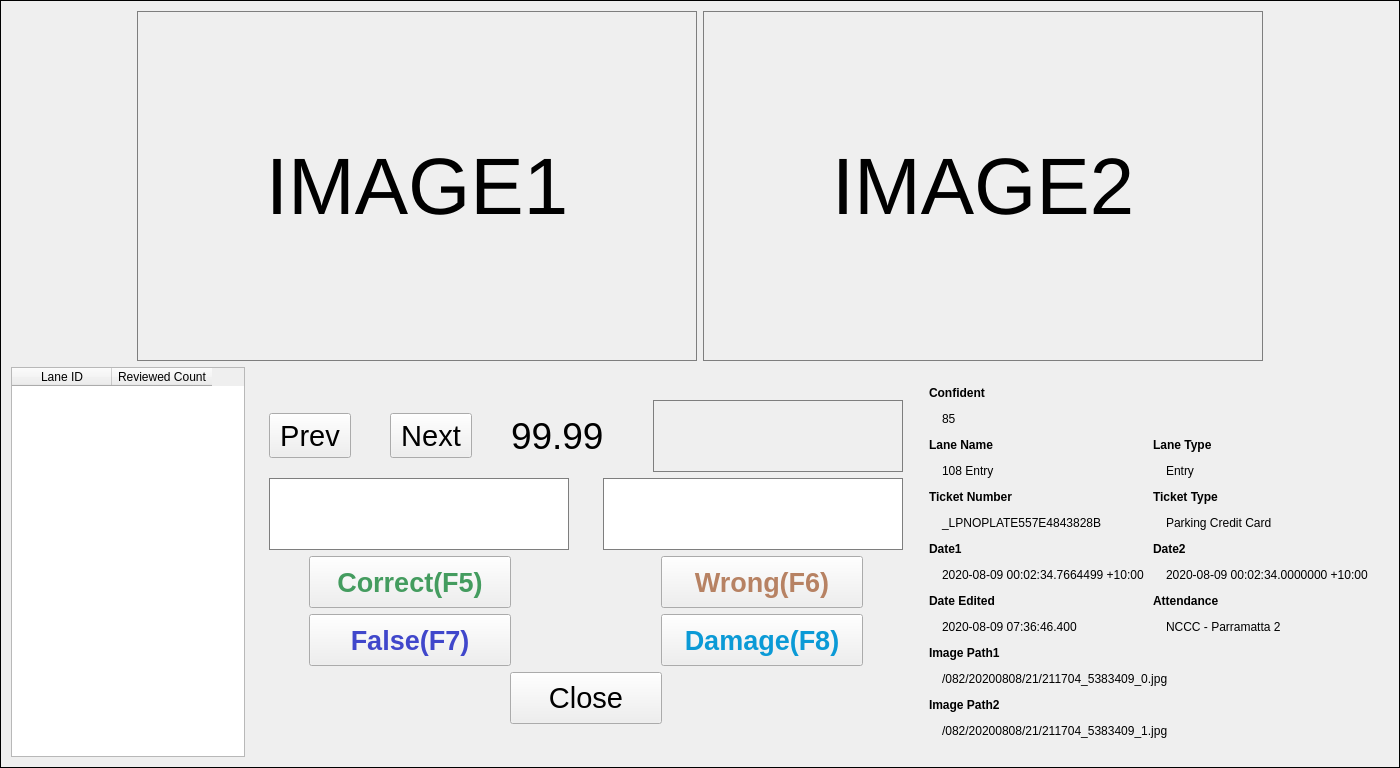
<?xml version="1.0" encoding="UTF-8"?>
<ui version="4.0">
 <class>Form</class>
 <widget class="QWidget" name="Form">
  <property name="geometry">
   <rect>
    <x>0</x>
    <y>0</y>
    <width>1400</width>
    <height>768</height>
   </rect>
  </property>
  <property name="minimumSize">
   <size>
    <width>1400</width>
    <height>768</height>
   </size>
  </property>
  <property name="windowTitle">
   <string>Form</string>
  </property>
  <property name="styleSheet">
   <string notr="true">QLabel#lblTicketNo,#lblTicketType, #lblDate1, #lblDate2, #lblConfident, #lblLaneName, #lblLaneType, #lblDate3, #lblAttendance, #lblImagePath, #lblImagePath2 {
padding-left: 10px;
}
QWidget#Form {
border: 1px solid black;
}</string>
  </property>
  <layout class="QVBoxLayout" name="verticalLayout_2">
   <item>
    <layout class="QHBoxLayout" name="horizontalLayout_2">
     <item>
      <spacer name="horizontalSpacer_13">
       <property name="orientation">
        <enum>Qt::Horizontal</enum>
       </property>
       <property name="sizeHint" stdset="0">
        <size>
         <width>40</width>
         <height>20</height>
        </size>
       </property>
      </spacer>
     </item>
     <item>
      <widget class="QLabel" name="lblImage1">
       <property name="minimumSize">
        <size>
         <width>560</width>
         <height>350</height>
        </size>
       </property>
       <property name="maximumSize">
        <size>
         <width>560</width>
         <height>350</height>
        </size>
       </property>
       <property name="font">
        <font>
         <pointsize>60</pointsize>
        </font>
       </property>
       <property name="styleSheet">
        <string notr="true">border: 1px solid rgb(126, 126, 126)</string>
       </property>
       <property name="text">
        <string>IMAGE1</string>
       </property>
       <property name="alignment">
        <set>Qt::AlignCenter</set>
       </property>
      </widget>
     </item>
     <item>
      <widget class="QLabel" name="lblImage2">
       <property name="minimumSize">
        <size>
         <width>560</width>
         <height>350</height>
        </size>
       </property>
       <property name="maximumSize">
        <size>
         <width>560</width>
         <height>350</height>
        </size>
       </property>
       <property name="font">
        <font>
         <pointsize>60</pointsize>
        </font>
       </property>
       <property name="styleSheet">
        <string notr="true">border: 1px solid rgb(126, 126, 126)</string>
       </property>
       <property name="text">
        <string>IMAGE2</string>
       </property>
       <property name="alignment">
        <set>Qt::AlignCenter</set>
       </property>
      </widget>
     </item>
     <item>
      <spacer name="horizontalSpacer_14">
       <property name="orientation">
        <enum>Qt::Horizontal</enum>
       </property>
       <property name="sizeHint" stdset="0">
        <size>
         <width>40</width>
         <height>20</height>
        </size>
       </property>
      </spacer>
     </item>
    </layout>
   </item>
   <item>
    <layout class="QHBoxLayout" name="horizontalLayout_6">
     <item>
      <widget class="QTableWidget" name="lanetable">
       <property name="minimumSize">
        <size>
         <width>200</width>
         <height>0</height>
        </size>
       </property>
       <property name="selectionMode">
        <enum>QAbstractItemView::SingleSelection</enum>
       </property>
       <property name="selectionBehavior">
        <enum>QAbstractItemView::SelectRows</enum>
       </property>
       <property name="sortingEnabled">
        <bool>true</bool>
       </property>
       <column>
        <property name="text">
         <string>Lane ID</string>
        </property>
       </column>
       <column>
        <property name="text">
         <string>Reviewed Count</string>
        </property>
       </column>
      </widget>
     </item>
     <item>
      <spacer name="horizontalSpacer_12">
       <property name="orientation">
        <enum>Qt::Horizontal</enum>
       </property>
       <property name="sizeHint" stdset="0">
        <size>
         <width>40</width>
         <height>20</height>
        </size>
       </property>
      </spacer>
     </item>
     <item>
      <layout class="QVBoxLayout" name="verticalLayout">
       <item>
        <spacer name="verticalSpacer_2">
         <property name="orientation">
          <enum>Qt::Vertical</enum>
         </property>
         <property name="sizeHint" stdset="0">
          <size>
           <width>20</width>
           <height>40</height>
          </size>
         </property>
        </spacer>
       </item>
       <item>
        <layout class="QHBoxLayout" name="horizontalLayout">
         <item>
          <widget class="QPushButton" name="btnPrev">
           <property name="minimumSize">
            <size>
             <width>82</width>
             <height>45</height>
            </size>
           </property>
           <property name="maximumSize">
            <size>
             <width>82</width>
             <height>45</height>
            </size>
           </property>
           <property name="font">
            <font>
             <pointsize>22</pointsize>
            </font>
           </property>
           <property name="text">
            <string>Prev</string>
           </property>
           <property name="shortcut">
            <string>Left</string>
           </property>
          </widget>
         </item>
         <item>
          <spacer name="horizontalSpacer">
           <property name="orientation">
            <enum>Qt::Horizontal</enum>
           </property>
           <property name="sizeType">
            <enum>QSizePolicy::Maximum</enum>
           </property>
           <property name="sizeHint" stdset="0">
            <size>
             <width>40</width>
             <height>20</height>
            </size>
           </property>
          </spacer>
         </item>
         <item>
          <widget class="QPushButton" name="btnNext">
           <property name="minimumSize">
            <size>
             <width>82</width>
             <height>45</height>
            </size>
           </property>
           <property name="maximumSize">
            <size>
             <width>82</width>
             <height>45</height>
            </size>
           </property>
           <property name="font">
            <font>
             <pointsize>22</pointsize>
            </font>
           </property>
           <property name="text">
            <string>Next</string>
           </property>
           <property name="shortcut">
            <string>Right</string>
           </property>
          </widget>
         </item>
         <item>
          <spacer name="horizontalSpacer_17">
           <property name="orientation">
            <enum>Qt::Horizontal</enum>
           </property>
           <property name="sizeHint" stdset="0">
            <size>
             <width>40</width>
             <height>20</height>
            </size>
           </property>
          </spacer>
         </item>
         <item>
          <widget class="QLabel" name="lblLaneID">
           <property name="font">
            <font>
             <pointsize>28</pointsize>
            </font>
           </property>
           <property name="text">
            <string>99.99</string>
           </property>
          </widget>
         </item>
         <item>
          <spacer name="horizontalSpacer_4">
           <property name="orientation">
            <enum>Qt::Horizontal</enum>
           </property>
           <property name="sizeType">
            <enum>QSizePolicy::Expanding</enum>
           </property>
           <property name="sizeHint" stdset="0">
            <size>
             <width>50</width>
             <height>20</height>
            </size>
           </property>
          </spacer>
         </item>
         <item>
          <widget class="QLabel" name="lblReview">
           <property name="minimumSize">
            <size>
             <width>250</width>
             <height>72</height>
            </size>
           </property>
           <property name="maximumSize">
            <size>
             <width>250</width>
             <height>72</height>
            </size>
           </property>
           <property name="font">
            <font>
             <pointsize>28</pointsize>
            </font>
           </property>
           <property name="styleSheet">
            <string notr="true">border: 1px solid rgb(126, 126, 126)</string>
           </property>
           <property name="text">
            <string/>
           </property>
           <property name="alignment">
            <set>Qt::AlignCenter</set>
           </property>
          </widget>
         </item>
        </layout>
       </item>
       <item>
        <layout class="QHBoxLayout" name="horizontalLayout_5">
         <item>
          <widget class="QLabel" name="lblNewPlate">
           <property name="minimumSize">
            <size>
             <width>300</width>
             <height>72</height>
            </size>
           </property>
           <property name="maximumSize">
            <size>
             <width>300</width>
             <height>72</height>
            </size>
           </property>
           <property name="font">
            <font>
             <pointsize>28</pointsize>
            </font>
           </property>
           <property name="styleSheet">
            <string notr="true">border: 1px solid rgb(126, 126, 126);
background: white;</string>
           </property>
           <property name="text">
            <string/>
           </property>
           <property name="alignment">
            <set>Qt::AlignCenter</set>
           </property>
          </widget>
         </item>
         <item>
          <spacer name="horizontalSpacer_5">
           <property name="orientation">
            <enum>Qt::Horizontal</enum>
           </property>
           <property name="sizeType">
            <enum>QSizePolicy::Maximum</enum>
           </property>
           <property name="sizeHint" stdset="0">
            <size>
             <width>40</width>
             <height>20</height>
            </size>
           </property>
          </spacer>
         </item>
         <item>
          <widget class="QLabel" name="lblResult">
           <property name="minimumSize">
            <size>
             <width>300</width>
             <height>72</height>
            </size>
           </property>
           <property name="maximumSize">
            <size>
             <width>300</width>
             <height>72</height>
            </size>
           </property>
           <property name="font">
            <font>
             <pointsize>28</pointsize>
            </font>
           </property>
           <property name="styleSheet">
            <string notr="true">border: 1px solid rgb(126, 126, 126);
background: white;</string>
           </property>
           <property name="text">
            <string/>
           </property>
           <property name="alignment">
            <set>Qt::AlignCenter</set>
           </property>
          </widget>
         </item>
        </layout>
       </item>
       <item>
        <layout class="QHBoxLayout" name="horizontalLayout_3">
         <item>
          <spacer name="horizontalSpacer_6">
           <property name="orientation">
            <enum>Qt::Horizontal</enum>
           </property>
           <property name="sizeType">
            <enum>QSizePolicy::Fixed</enum>
           </property>
           <property name="sizeHint" stdset="0">
            <size>
             <width>40</width>
             <height>20</height>
            </size>
           </property>
          </spacer>
         </item>
         <item>
          <widget class="QPushButton" name="btnSetValue1">
           <property name="minimumSize">
            <size>
             <width>202</width>
             <height>52</height>
            </size>
           </property>
           <property name="maximumSize">
            <size>
             <width>152</width>
             <height>52</height>
            </size>
           </property>
           <property name="font">
            <font>
             <pointsize>20</pointsize>
             <weight>75</weight>
             <bold>true</bold>
            </font>
           </property>
           <property name="styleSheet">
            <string notr="true">color: rgb(68, 156, 95);</string>
           </property>
           <property name="text">
            <string>Correct(F5)</string>
           </property>
           <property name="shortcut">
            <string>F5</string>
           </property>
          </widget>
         </item>
         <item>
          <spacer name="horizontalSpacer_2">
           <property name="orientation">
            <enum>Qt::Horizontal</enum>
           </property>
           <property name="sizeHint" stdset="0">
            <size>
             <width>40</width>
             <height>20</height>
            </size>
           </property>
          </spacer>
         </item>
         <item>
          <widget class="QPushButton" name="btnSetValue2">
           <property name="minimumSize">
            <size>
             <width>202</width>
             <height>52</height>
            </size>
           </property>
           <property name="maximumSize">
            <size>
             <width>152</width>
             <height>52</height>
            </size>
           </property>
           <property name="font">
            <font>
             <pointsize>20</pointsize>
             <weight>75</weight>
             <bold>true</bold>
            </font>
           </property>
           <property name="styleSheet">
            <string notr="true">color: rgb(183, 130, 99);</string>
           </property>
           <property name="text">
            <string>Wrong(F6)</string>
           </property>
           <property name="shortcut">
            <string>F6</string>
           </property>
          </widget>
         </item>
         <item>
          <spacer name="horizontalSpacer_7">
           <property name="orientation">
            <enum>Qt::Horizontal</enum>
           </property>
           <property name="sizeType">
            <enum>QSizePolicy::Fixed</enum>
           </property>
           <property name="sizeHint" stdset="0">
            <size>
             <width>40</width>
             <height>20</height>
            </size>
           </property>
          </spacer>
         </item>
        </layout>
       </item>
       <item>
        <layout class="QHBoxLayout" name="horizontalLayout_4">
         <item>
          <spacer name="horizontalSpacer_8">
           <property name="orientation">
            <enum>Qt::Horizontal</enum>
           </property>
           <property name="sizeType">
            <enum>QSizePolicy::Fixed</enum>
           </property>
           <property name="sizeHint" stdset="0">
            <size>
             <width>40</width>
             <height>20</height>
            </size>
           </property>
          </spacer>
         </item>
         <item>
          <widget class="QPushButton" name="btnSetValue3">
           <property name="minimumSize">
            <size>
             <width>202</width>
             <height>52</height>
            </size>
           </property>
           <property name="maximumSize">
            <size>
             <width>152</width>
             <height>52</height>
            </size>
           </property>
           <property name="font">
            <font>
             <pointsize>20</pointsize>
             <weight>75</weight>
             <bold>true</bold>
            </font>
           </property>
           <property name="styleSheet">
            <string notr="true">color: rgb(64, 71, 203);</string>
           </property>
           <property name="text">
            <string>False(F7)</string>
           </property>
           <property name="shortcut">
            <string>F7</string>
           </property>
          </widget>
         </item>
         <item>
          <spacer name="horizontalSpacer_3">
           <property name="orientation">
            <enum>Qt::Horizontal</enum>
           </property>
           <property name="sizeHint" stdset="0">
            <size>
             <width>40</width>
             <height>20</height>
            </size>
           </property>
          </spacer>
         </item>
         <item>
          <widget class="QPushButton" name="btnSetValue4">
           <property name="minimumSize">
            <size>
             <width>202</width>
             <height>52</height>
            </size>
           </property>
           <property name="maximumSize">
            <size>
             <width>152</width>
             <height>52</height>
            </size>
           </property>
           <property name="font">
            <font>
             <pointsize>20</pointsize>
             <weight>75</weight>
             <bold>true</bold>
            </font>
           </property>
           <property name="styleSheet">
            <string notr="true">color: rgb(11, 154, 214)</string>
           </property>
           <property name="text">
            <string>Damage(F8)</string>
           </property>
           <property name="shortcut">
            <string>F8</string>
           </property>
          </widget>
         </item>
         <item>
          <spacer name="horizontalSpacer_9">
           <property name="orientation">
            <enum>Qt::Horizontal</enum>
           </property>
           <property name="sizeType">
            <enum>QSizePolicy::Fixed</enum>
           </property>
           <property name="sizeHint" stdset="0">
            <size>
             <width>40</width>
             <height>20</height>
            </size>
           </property>
          </spacer>
         </item>
        </layout>
       </item>
       <item>
        <layout class="QHBoxLayout" name="horizontalLayout_8">
         <item>
          <spacer name="horizontalSpacer_15">
           <property name="orientation">
            <enum>Qt::Horizontal</enum>
           </property>
           <property name="sizeHint" stdset="0">
            <size>
             <width>40</width>
             <height>20</height>
            </size>
           </property>
          </spacer>
         </item>
         <item>
          <widget class="QPushButton" name="btnClose">
           <property name="minimumSize">
            <size>
             <width>152</width>
             <height>52</height>
            </size>
           </property>
           <property name="font">
            <font>
             <pointsize>22</pointsize>
            </font>
           </property>
           <property name="text">
            <string>Close</string>
           </property>
          </widget>
         </item>
         <item>
          <spacer name="horizontalSpacer_16">
           <property name="orientation">
            <enum>Qt::Horizontal</enum>
           </property>
           <property name="sizeHint" stdset="0">
            <size>
             <width>40</width>
             <height>20</height>
            </size>
           </property>
          </spacer>
         </item>
        </layout>
       </item>
       <item>
        <spacer name="verticalSpacer_3">
         <property name="orientation">
          <enum>Qt::Vertical</enum>
         </property>
         <property name="sizeHint" stdset="0">
          <size>
           <width>20</width>
           <height>40</height>
          </size>
         </property>
        </spacer>
       </item>
      </layout>
     </item>
     <item>
      <spacer name="horizontalSpacer_10">
       <property name="orientation">
        <enum>Qt::Horizontal</enum>
       </property>
       <property name="sizeType">
        <enum>QSizePolicy::Fixed</enum>
       </property>
       <property name="sizeHint" stdset="0">
        <size>
         <width>20</width>
         <height>20</height>
        </size>
       </property>
      </spacer>
     </item>
     <item>
      <layout class="QGridLayout" name="gridLayout" rowstretch="0,0,0,0,0,0,0,0,0,0,0,0,0,0,0,0">
       <item row="7" column="0">
        <widget class="QLabel" name="label_5">
         <property name="minimumSize">
          <size>
           <width>0</width>
           <height>20</height>
          </size>
         </property>
         <property name="font">
          <font>
           <weight>75</weight>
           <bold>true</bold>
          </font>
         </property>
         <property name="text">
          <string>Date1</string>
         </property>
        </widget>
       </item>
       <item row="11" column="0" colspan="2">
        <widget class="QLabel" name="label_12">
         <property name="minimumSize">
          <size>
           <width>0</width>
           <height>20</height>
          </size>
         </property>
         <property name="font">
          <font>
           <weight>75</weight>
           <bold>true</bold>
          </font>
         </property>
         <property name="text">
          <string>Image Path1</string>
         </property>
        </widget>
       </item>
       <item row="7" column="1">
        <widget class="QLabel" name="label_6">
         <property name="minimumSize">
          <size>
           <width>0</width>
           <height>20</height>
          </size>
         </property>
         <property name="font">
          <font>
           <weight>75</weight>
           <bold>true</bold>
          </font>
         </property>
         <property name="text">
          <string>Date2</string>
         </property>
        </widget>
       </item>
       <item row="1" column="0">
        <widget class="QLabel" name="label_2">
         <property name="minimumSize">
          <size>
           <width>0</width>
           <height>20</height>
          </size>
         </property>
         <property name="font">
          <font>
           <weight>75</weight>
           <bold>true</bold>
          </font>
         </property>
         <property name="text">
          <string>Confident</string>
         </property>
        </widget>
       </item>
       <item row="10" column="1">
        <widget class="QLabel" name="lblAttendance">
         <property name="minimumSize">
          <size>
           <width>0</width>
           <height>20</height>
          </size>
         </property>
         <property name="text">
          <string>NCCC - Parramatta 2</string>
         </property>
        </widget>
       </item>
       <item row="4" column="1">
        <widget class="QLabel" name="lblLaneType">
         <property name="minimumSize">
          <size>
           <width>0</width>
           <height>20</height>
          </size>
         </property>
         <property name="text">
          <string>Entry</string>
         </property>
        </widget>
       </item>
       <item row="5" column="1">
        <widget class="QLabel" name="label_3">
         <property name="minimumSize">
          <size>
           <width>0</width>
           <height>20</height>
          </size>
         </property>
         <property name="font">
          <font>
           <weight>75</weight>
           <bold>true</bold>
          </font>
         </property>
         <property name="text">
          <string>Ticket Type</string>
         </property>
        </widget>
       </item>
       <item row="8" column="0">
        <widget class="QLabel" name="lblDate1">
         <property name="minimumSize">
          <size>
           <width>0</width>
           <height>20</height>
          </size>
         </property>
         <property name="styleSheet">
          <string notr="true"/>
         </property>
         <property name="text">
          <string>2020-08-09 00:02:34.7664499 +10:00</string>
         </property>
        </widget>
       </item>
       <item row="8" column="1">
        <widget class="QLabel" name="lblDate2">
         <property name="minimumSize">
          <size>
           <width>0</width>
           <height>20</height>
          </size>
         </property>
         <property name="styleSheet">
          <string notr="true"/>
         </property>
         <property name="text">
          <string>2020-08-09 00:02:34.0000000 +10:00</string>
         </property>
        </widget>
       </item>
       <item row="9" column="1">
        <widget class="QLabel" name="label_9">
         <property name="minimumSize">
          <size>
           <width>0</width>
           <height>20</height>
          </size>
         </property>
         <property name="font">
          <font>
           <weight>75</weight>
           <bold>true</bold>
          </font>
         </property>
         <property name="text">
          <string>Attendance</string>
         </property>
        </widget>
       </item>
       <item row="9" column="0">
        <widget class="QLabel" name="label_8">
         <property name="minimumSize">
          <size>
           <width>0</width>
           <height>20</height>
          </size>
         </property>
         <property name="font">
          <font>
           <weight>75</weight>
           <bold>true</bold>
          </font>
         </property>
         <property name="text">
          <string>Date Edited</string>
         </property>
        </widget>
       </item>
       <item row="10" column="0">
        <widget class="QLabel" name="lblDate3">
         <property name="minimumSize">
          <size>
           <width>0</width>
           <height>20</height>
          </size>
         </property>
         <property name="text">
          <string>2020-08-09 07:36:46.400</string>
         </property>
        </widget>
       </item>
       <item row="6" column="0">
        <widget class="QLabel" name="lblTicketNo">
         <property name="minimumSize">
          <size>
           <width>0</width>
           <height>20</height>
          </size>
         </property>
         <property name="styleSheet">
          <string notr="true"/>
         </property>
         <property name="text">
          <string>_LPNOPLATE557E4843828B</string>
         </property>
        </widget>
       </item>
       <item row="4" column="0">
        <widget class="QLabel" name="lblLaneName">
         <property name="minimumSize">
          <size>
           <width>0</width>
           <height>20</height>
          </size>
         </property>
         <property name="text">
          <string>108 Entry</string>
         </property>
        </widget>
       </item>
       <item row="3" column="1">
        <widget class="QLabel" name="label_7">
         <property name="minimumSize">
          <size>
           <width>0</width>
           <height>20</height>
          </size>
         </property>
         <property name="font">
          <font>
           <weight>75</weight>
           <bold>true</bold>
          </font>
         </property>
         <property name="text">
          <string>Lane Type</string>
         </property>
        </widget>
       </item>
       <item row="12" column="0" colspan="2">
        <widget class="QLabel" name="lblImagePath">
         <property name="minimumSize">
          <size>
           <width>0</width>
           <height>20</height>
          </size>
         </property>
         <property name="text">
          <string>/082/20200808/21/211704_5383409_0.jpg</string>
         </property>
        </widget>
       </item>
       <item row="6" column="1">
        <widget class="QLabel" name="lblTicketType">
         <property name="minimumSize">
          <size>
           <width>0</width>
           <height>20</height>
          </size>
         </property>
         <property name="styleSheet">
          <string notr="true"/>
         </property>
         <property name="text">
          <string>Parking Credit Card</string>
         </property>
        </widget>
       </item>
       <item row="5" column="0">
        <widget class="QLabel" name="label">
         <property name="minimumSize">
          <size>
           <width>0</width>
           <height>20</height>
          </size>
         </property>
         <property name="font">
          <font>
           <weight>75</weight>
           <bold>true</bold>
          </font>
         </property>
         <property name="text">
          <string>Ticket Number</string>
         </property>
        </widget>
       </item>
       <item row="2" column="0">
        <widget class="QLabel" name="lblConfident">
         <property name="minimumSize">
          <size>
           <width>0</width>
           <height>20</height>
          </size>
         </property>
         <property name="text">
          <string>85</string>
         </property>
        </widget>
       </item>
       <item row="3" column="0">
        <widget class="QLabel" name="label_4">
         <property name="minimumSize">
          <size>
           <width>0</width>
           <height>20</height>
          </size>
         </property>
         <property name="font">
          <font>
           <weight>75</weight>
           <bold>true</bold>
          </font>
         </property>
         <property name="text">
          <string>Lane Name</string>
         </property>
        </widget>
       </item>
       <item row="0" column="0" colspan="2">
        <spacer name="verticalSpacer">
         <property name="orientation">
          <enum>Qt::Vertical</enum>
         </property>
         <property name="sizeHint" stdset="0">
          <size>
           <width>20</width>
           <height>40</height>
          </size>
         </property>
        </spacer>
       </item>
       <item row="15" column="0" colspan="2">
        <spacer name="verticalSpacer_4">
         <property name="orientation">
          <enum>Qt::Vertical</enum>
         </property>
         <property name="sizeHint" stdset="0">
          <size>
           <width>20</width>
           <height>40</height>
          </size>
         </property>
        </spacer>
       </item>
       <item row="14" column="0" colspan="2">
        <widget class="QLabel" name="lblImagePath2">
         <property name="minimumSize">
          <size>
           <width>0</width>
           <height>20</height>
          </size>
         </property>
         <property name="text">
          <string>/082/20200808/21/211704_5383409_1.jpg</string>
         </property>
        </widget>
       </item>
       <item row="13" column="0" colspan="2">
        <widget class="QLabel" name="label_10">
         <property name="minimumSize">
          <size>
           <width>0</width>
           <height>20</height>
          </size>
         </property>
         <property name="font">
          <font>
           <weight>75</weight>
           <bold>true</bold>
          </font>
         </property>
         <property name="text">
          <string>Image Path2</string>
         </property>
        </widget>
       </item>
      </layout>
     </item>
     <item>
      <spacer name="horizontalSpacer_11">
       <property name="orientation">
        <enum>Qt::Horizontal</enum>
       </property>
       <property name="sizeHint" stdset="0">
        <size>
         <width>40</width>
         <height>20</height>
        </size>
       </property>
      </spacer>
     </item>
    </layout>
   </item>
  </layout>
 </widget>
 <resources/>
 <connections/>
</ui>
